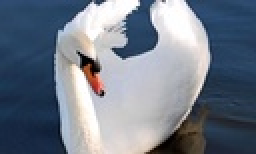
%> input picture PatchMatch/imgA.jpg, 128 x 77 px, shrunk from 1000 x 600 before the run (shown 2 times larger)
$ octave main.m   (GNU Octave 9; MATLAB toolbox functions it lacks are replaced by stand-ins)
%> lines starting %> are read from the running program, lines starting %| are printed output that depends on the picture
### PatchMatch/my_Patch_Match.m
function [ NNF ] = my_Patch_Match( imgA, imgB, p_len )
%This function performs Patch Match Algorithm, using patches from Image B
%to find the Nearest Neighbour Field to patch region in Image A.
%Input:
%   -2D matrix of Image A, B; grayscale img B yield better result
%   -Patch length (# of pixels in patch length)
%Output:
%   -Nearest Neighbour Field Mapping for one 3rd dimension component
%   (R/G/B)

imgA = double(imgA);
imgB = double(imgB);

%Set # of iterations
i_max = 4; %(3-5 is recommended)

%Obtain image dimensions
[A_r,A_c] = size(imgA(:,:,1));
[B_r,B_c] = size(imgB(:,:,1));

%Define patch width; between patch center and border
w = (p_len - 1)/2;

%Create offset matrix; for 3rd dimension, 1-row, 2-column of offset
NNF = nan(A_r,A_c,2);
%Random Initialisation; random offset for every patch center
for i = 1+w:A_r-w
    for j = 1+w:A_c-w
        NNF(i,j,1) = randi([1+w,B_r-w]) - i;%row #
        NNF(i,j,2) = randi([1+w,B_r-w]) - j;%col #
    end
end

%Create distance function D matrix
D = inf(A_r,A_c);

for i = 1+w:A_r-w
    for j = 1+w:A_c-w
        %Calculate distance function for newly generated NNF values
        D(i,j) = my_SSD(i,j,w,imgA,imgB,NNF);
    end
end

%Iteration of propagation and random search
for iteration = 1:i_max

%Odd iteration flag
i_odd = (mod(iteration,2) == 1);

%Move in normal scan order
if (i_odd == 1) % Odd iteration
    i_count = (w+1):(A_r-w); %L->R, T->B
    j_count = (w+1):(A_c-w);
%Move in reverse scan order
else % Even iteration
    i_count = (A_r-w):-1:(w+1); %R->L, B->T
    j_count = (A_c-w):-1:(w+1);
end

%Propagation
%Copy the offsets of neighboring pixels and update if a more similar patch is found
    for i = i_count
        for j = j_count
             if rem(iteration,2) == 0 %Even
                %Find minimum patch distance error with top and left
                off_comp(1) = D(i,j);
                off_comp(2) = D(max(1+w,i-1),j);  %row patch index cannot <1+w
                off_comp(3) = D(i,max(1+w,j-1)); %col patch index cannot <1+w
                [~,n] = min(off_comp);

                if (off_comp(1)==off_comp(2))&&(off_comp(1)==off_comp(3))
                    n = 1; %patch on top left corner
                end

                switch(n)
                    case 2 %Propagate Top
                        % Make sure patch is not replacing itself & after offset is not shifted out-of-bound
                        %(Occurs when [i-1,j] is mapped to outer perimeter patches and shifting [i,j] to new offset
                        %causes the patch to end up in out-of-bound region)
                        if (((i-1) >= 1+w) && (i+NNF(i-1,j,1)+1 <= B_r-w) && (j+NNF(i-1,j,2) <= B_c-w) ...
                                && (i+NNF(i-1,j,1) >= 1+w) && (j+NNF(i-1,j,2) >= 1+w))
                            %Update new (i,j) offset
                            NNF(i,j,1) = NNF(i-1,j,1)+1;
                            NNF(i,j,2) = NNF(i-1,j,2);
                            %Update element in distance function, using new offset
                            D(i,j) = my_SSD(i,j,w,imgA,imgB,NNF);
                        end
                        %Do nothing if otherwise
                    case 3 % Propagate Left
                        % Make sure patch is not replacing itself & after offset is not shifted out-of-bound
                        if (((j-1) >= 1+w) && (i+NNF(i,j-1,1) <= B_r-w) && (j+NNF(i,j-1,2)+1 <= B_c-w) ...
                                && (i+NNF(i,j-1,1) >= 1+w) && (j+NNF(i,j-1,2) >= 1+w))
                            %Change (i,j) offset
                            NNF(i,j,1) = NNF(i,j-1,1);
                            NNF(i,j,2) = NNF(i,j-1,2)+1;
                            %Update element in distance function, using new offset
                            D(i,j) = my_SSD(i,j,w,imgA,imgB,NNF);
                        end
                        %Do nothing if patch at corner boundary
                end

            else %odd
                %Find minimum patch distance error with bottom and right
                off_comp(1) = D(i,j);
                off_comp(2) = D(min(A_r-w,i+1),j);  %row index cannot > p_r
                off_comp(3) = D(i,min(A_c-w,j+1)); %col index cannot > p_c
                [~,n] = min(off_comp);

                if (off_comp(1)==off_comp(2))&&(off_comp(1)==off_comp(3))
                    n = 1; %patch on bottom right corner
                end

                switch(n)
                    case 2
                        % Make sure patch is not replacing itself & after offset is not shifted out-of-bound
                        if (((i+1) <= A_r-w) && (i+NNF(i+1,j,1) <= B_r-w) && (j+NNF(i+1,j,2) <= B_c-w) ...
                                && (i+NNF(i+1,j,1)-1 >= 1+w) && (j+NNF(i+1,j,2) >= 1+w))
                            %Update new (i,j) offset
                            NNF(i,j,1) = NNF(i+1,j,1)-1;
                            NNF(i,j,2) = NNF(i+1,j,2);
                            %Update element in distance function, using new offset
                            D(i,j) = my_SSD(i,j,w,imgA,imgB,NNF);
                        end
                        %Do nothing if patch at corner boundary
                    case 3
                        % Make sure patch is not replacing itself & after offset is not shifted out-of-bound
                        if (((j+1) <= A_c-w) && (i+NNF(i,j+1,1) <= B_r-w) && (j+NNF(i,j+1,2) <= B_c-w) ...
                                && (i+NNF(i,j+1,1) >= 1+w) && (j+NNF(i,j+1,2)-1 >= 1+w))
                            %Change (i,j) offset
                            NNF(i,j,1) = NNF(i,j+1,1);
                            NNF(i,j,2) = NNF(i,j+1,2)-1;
                            %Update element in distance function, using new offset
                            D(i,j) = my_SSD(i,j,w,imgA,imgB,NNF);
                        end
                        %Do nothing if patch at corner boundary
                end
            end

        end
    end


%Step 3.Random Search
%Randomly search in a neighborhood of current best offset
%Start with a large neighborhood and reduce the size in each iteration
%Stop if the neighborhood size is less than 1 pixel

%==Optional==%

fprintf('Iteration %d complete!\n',iteration);

end    %end of current iteration

end

### PatchMatch/main.m
clc;
clear;

imgA = imread('imgA.jpg');
%> imgA is the input picture: size 77x128x3 uint8; mean R, G, B 114.1, 123.4, 137
imgB = imread('imgB.jpg');
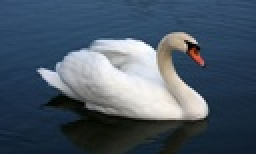
%> input picture PatchMatch/imgB.jpg, 128 x 77 px, shrunk from 1000 x 600 before the run (shown 2 times larger)
%> imgB is the input picture: size 77x128x3 uint8; mean R, G, B 73.6, 88, 102.6

imgA = double(imgA);
%> imgA: size 77x128x3 double
imgB = double(imgB);
%> imgB: size 77x128x3 double

%Choose (square) patch size; must be >= 1 & odd whole number
p_len = 3;

%Perform Patch Match
fprintf('Starting Patch Match...\n');
%Finding NNF for Red component
NNF_R = my_Patch_Match(imgA(:,:,1), imgB(:,:,1), p_len);
%> in my_Patch_Match, `imgA = double(imgA);`:
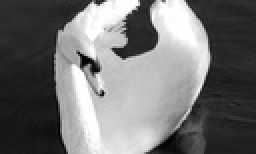
%> imgA: size 77x128 double (shown 2 times larger); min 0, max 255, mean 114.1
%> in my_Patch_Match, `imgB = double(imgB);`:
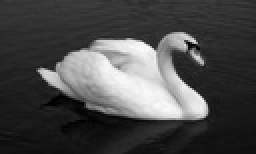
%> imgB: size 77x128 double (shown 2 times larger); min 0, max 252, mean 73.6
%> in my_Patch_Match, `[A_r,A_c] = size(imgA(:,:,1));`: A_r = 77; A_c = 128
%> in my_Patch_Match, `[B_r,B_c] = size(imgB(:,:,1));`: B_r = 77; B_c = 128
%> the loop in my_Patch_Match, `for i = 1+w:A_r-w` made 75 passes
%> in my_Patch_Match, `D = inf(A_r,A_c);`: D: size 77x128 double; every value is NaN or infinite
%> after the loop in my_Patch_Match, `for i = 1+w:A_r-w`:
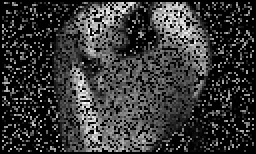
%> D: size 77x128 double (shown 2 times larger); 4.12% of the values are NaN or infinite; the others: min 4, max 550754, mean 126836.5; drawn with min black, max white, NaN and infinite black
%> after the loop in my_Patch_Match, `for iteration = 1:i_max`:
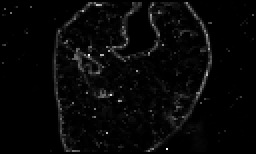
%> D: size 77x128 double (shown 2 times larger); 4.12% of the values are NaN or infinite; the others: min 4, max 289623, mean 8895.2; drawn with min black, max white, NaN and infinite black
%> after the loop in my_Patch_Match, `for iteration = 1:i_max`: i_count = 75 values, max 76 at index 1, min 2 at index 75, mean 39; j_count = 126 values, max 127 at index 1, min 2 at index 126, mean 64.5; n = 1; off_comp = [40 40 40]
fprintf('Red Patch Match complete!\n');
% %Finding NNF for Green component
NNF_G = my_Patch_Match(imgA(:,:,2), imgB(:,:,2), p_len);
%> call 2 of my_Patch_Match, with p_len = 3
%> in my_Patch_Match (call 2), `imgA = double(imgA);`:
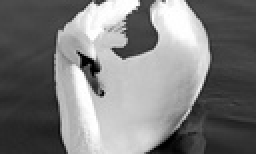
%> imgA: size 77x128 double (shown 2 times larger); min 0, max 255, mean 123.4
%> in my_Patch_Match (call 2), `imgB = double(imgB);`:
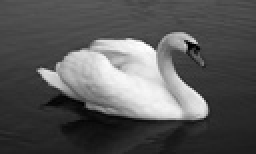
%> imgB: size 77x128 double (shown 2 times larger); min 0, max 255, mean 88
%> (the run ends here)
